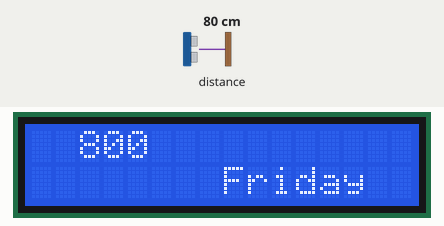
This sketch was run on a simulated Arduino Uno, built with avr-gcc and run on an emulated ATmega328P. Parts: 16×2 character LCD. The inputs (shaded band) are chosen by the test bench; at power-on: distance to the obstacle 80 cm. The local clock reads 2024-03-15 10:24:30 at power-on unless the sketch sets it; what the sketch prints to the serial monitor is not drawn.

Above: at 4.7 s.
4.8 s: distance to the obstacle set to 2 cm
At 12.8 s:
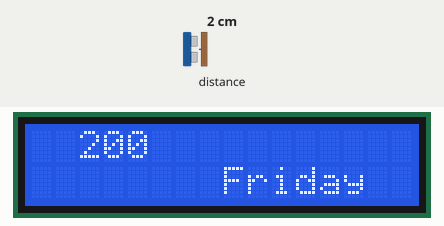
13.7 s: distance to the obstacle set to 4 cm
At 21.3 s:
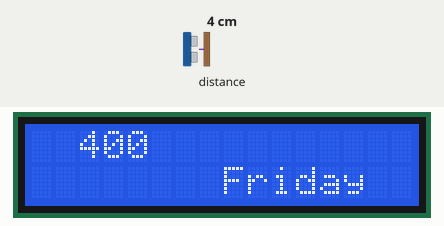
21.8 s: distance to the obstacle set to 9 cm
At 28.7 s:
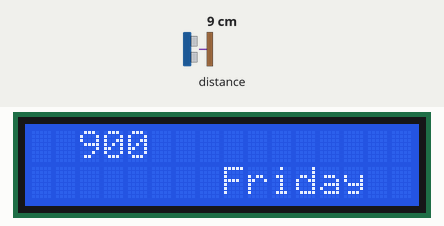
Timing chart, 0 to 30.2 s (numbered marks = the images above; inputs shaded):
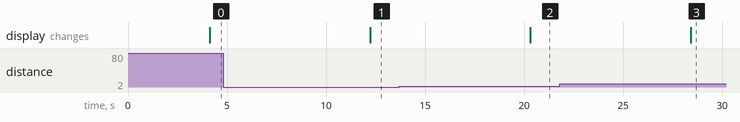

Measured:
- after the input at 4.8 s, the display: changes after 7.4 s (image 1)
- after the input at 13.7 s, the display: changes after 6.6 s (image 2)
- after the input at 21.8 s, the display: changes after 6.6 s (image 3)

The sketch:

IR_Distance_Sensor.ino
```cpp
#include <Wire.h>
#include <LiquidCrystal_I2C.h>  // Library for LCD
#include <DS3231.h> // Library for clock module
#include <SparkFun_VL53L1X.h> // IR Sensor

DS3231 rtc(SDA, SCL);

//Optional interrupt and shutdown pins.
#define SHUTDOWN_PIN 2
#define INTERRUPT_PIN 3

SFEVL53L1X distanceSensor(Wire, SHUTDOWN_PIN, INTERRUPT_PIN);

// Wiring: SDA pin is connected to A4 and SCL pin to A5.
// Connect to LCD via I2C, default address 0x27 (A0-A2 not jumpered)
LiquidCrystal_I2C lcd = LiquidCrystal_I2C(0x27, 16, 2); // Change to (0x27,20,4) for 20x4 LCD.

void setup()
{

  Wire.begin();

  Serial.begin(9600);
  Serial.println("VL53L1X Qwiic Test");

  if (distanceSensor.init() == false)
    Serial.println("Sensor online!");

  	// put your setup code here, to run once:
  Serial.begin(9600);

  // Initialize the rtc object
  rtc.begin();
  // The following lines can be uncommented to set the date and time
  rtc.setDOW(MONDAY);     // Set Day-of-Week to SUNDAY
  rtc.setTime(13, 25, 0);     // Set the time to 12:00:00 (24hr format)
  rtc.setDate(7, 2, 2023);   // Set the date to January 1st, 2014

 // put your setup code here, to run once:
  lcd.init();       // Initialize LCD Display
  lcd.backlight();  // Turn on LCD Backlight

}

void loop()
{
  distanceSensor.startRanging(); //Write configuration bytes to initiate measurement
  int distance = distanceSensor.getDistance(); //Get the result of the measurement from the sensor
  distanceSensor.stopRanging();

  Serial.print("Distance(mm): ");
  Serial.print(distance);

  //float distanceMeter = distance/1000;

  //Serial.print("\tDistance(m): ");
  //Serial.print(distanceMeter, 2);

  Serial.println();
  delay(3000);

// put your main code here, to run repeatedly:

  // Send Day-of-Week
  Serial.print(rtc.getDOWStr());
  Serial.print(" ");

  // Send date
  Serial.print(rtc.getDateStr());
  Serial.print(" -- ");

  // Send time
  Serial.println(rtc.getTimeStr());

  // Wait one second before repeating :)
  delay (1000);

   // put your main code here, to run repeatedly:
  // Print 'Hello World!' on the first line of the LCD:
  lcd.setCursor(2, 0); // Set the cursor on the third column and first row.
  lcd.print(distance); // Print the string "Hello World!"
  lcd.setCursor(8, 1); //Set the cursor on the third column and the second row (counting starts at 0!).
  lcd.print(rtc.getDOWStr());
}
```
